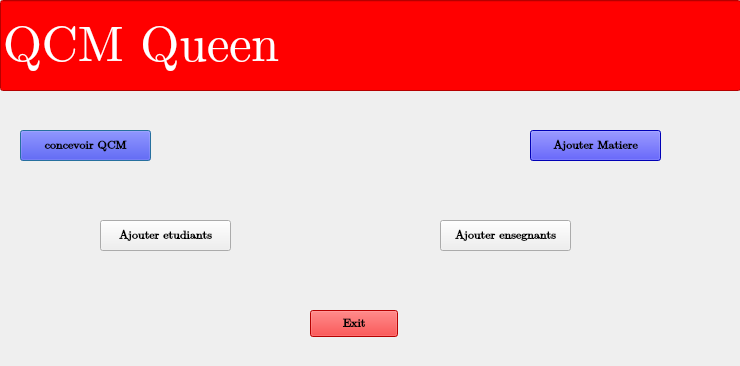
<?xml version="1.0" encoding="UTF-8"?>
<ui version="4.0">
 <class>AdminPage</class>
 <widget class="QDialog" name="AdminPage">
  <property name="geometry">
   <rect>
    <x>0</x>
    <y>0</y>
    <width>740</width>
    <height>366</height>
   </rect>
  </property>
  <property name="font">
   <font>
    <family>Cambria Math</family>
    <italic>false</italic>
   </font>
  </property>
  <property name="windowTitle">
   <string>Dialog</string>
  </property>
  <widget class="QPushButton" name="make_test">
   <property name="geometry">
    <rect>
     <x>20</x>
     <y>130</y>
     <width>131</width>
     <height>31</height>
    </rect>
   </property>
   <property name="font">
    <font>
     <family>Cambria Math</family>
     <pointsize>9</pointsize>
     <italic>false</italic>
     <bold>true</bold>
    </font>
   </property>
   <property name="styleSheet">
    <string notr="true">background-color:blue</string>
   </property>
   <property name="text">
    <string>concevoir QCM</string>
   </property>
  </widget>
  <widget class="QPushButton" name="add_etudiant">
   <property name="geometry">
    <rect>
     <x>100</x>
     <y>220</y>
     <width>131</width>
     <height>31</height>
    </rect>
   </property>
   <property name="font">
    <font>
     <family>Cambria Math</family>
     <pointsize>9</pointsize>
     <italic>false</italic>
     <bold>true</bold>
    </font>
   </property>
   <property name="text">
    <string>Ajouter etudiants</string>
   </property>
  </widget>
  <widget class="QPushButton" name="exit">
   <property name="geometry">
    <rect>
     <x>310</x>
     <y>310</y>
     <width>88</width>
     <height>27</height>
    </rect>
   </property>
   <property name="font">
    <font>
     <family>Cambria Math</family>
     <italic>false</italic>
     <bold>true</bold>
    </font>
   </property>
   <property name="styleSheet">
    <string notr="true">background-color:red;</string>
   </property>
   <property name="text">
    <string>Exit</string>
   </property>
   <property name="icon">
    <iconset theme="application-exit">
     <normaloff>.</normaloff>.</iconset>
   </property>
  </widget>
  <widget class="QPushButton" name="add_enseignant">
   <property name="geometry">
    <rect>
     <x>440</x>
     <y>220</y>
     <width>131</width>
     <height>31</height>
    </rect>
   </property>
   <property name="font">
    <font>
     <family>Cambria Math</family>
     <pointsize>9</pointsize>
     <italic>false</italic>
     <bold>true</bold>
    </font>
   </property>
   <property name="text">
    <string>Ajouter ensegnants</string>
   </property>
  </widget>
  <widget class="QPushButton" name="add_matiere">
   <property name="geometry">
    <rect>
     <x>530</x>
     <y>130</y>
     <width>131</width>
     <height>31</height>
    </rect>
   </property>
   <property name="font">
    <font>
     <family>Cambria Math</family>
     <pointsize>9</pointsize>
     <italic>false</italic>
     <bold>true</bold>
    </font>
   </property>
   <property name="styleSheet">
    <string notr="true">background-color:blue</string>
   </property>
   <property name="text">
    <string>Ajouter Matiere</string>
   </property>
  </widget>
  <widget class="QLineEdit" name="lineEdit">
   <property name="geometry">
    <rect>
     <x>0</x>
     <y>0</y>
     <width>741</width>
     <height>91</height>
    </rect>
   </property>
   <property name="styleSheet">
    <string notr="true">background-color:red;
color: white;
font-size: 50px;
justify-content: center;
text-align: center;

</string>
   </property>
   <property name="text">
    <string>QCM Queen</string>
   </property>
  </widget>
 </widget>
 <resources/>
 <connections/>
</ui>
